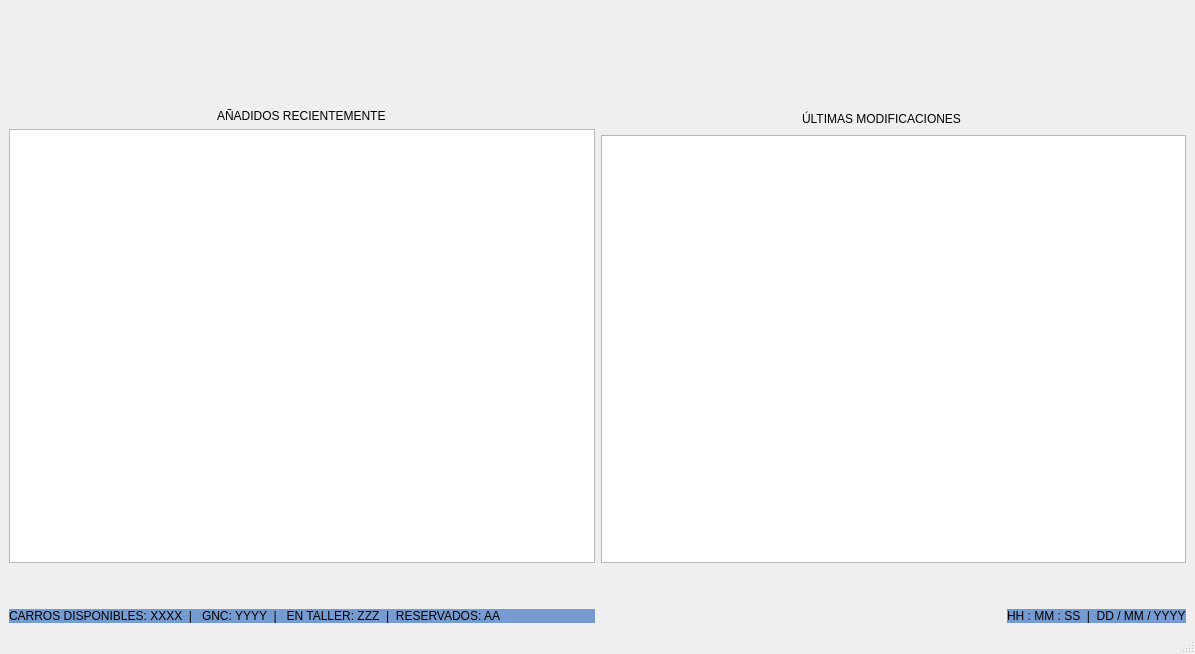
<?xml version="1.0" encoding="UTF-8"?>
<ui version="4.0">
 <class>Window</class>
 <widget class="QMainWindow" name="Window">
  <property name="geometry">
   <rect>
    <x>0</x>
    <y>0</y>
    <width>1195</width>
    <height>654</height>
   </rect>
  </property>
  <property name="windowTitle">
   <string>AUTOS LUIS - CONTROL DE INVENTARIO</string>
  </property>
  <widget class="QWidget" name="centralwidget">
   <layout class="QGridLayout" name="gridLayout_4">
    <item row="5" column="0">
     <layout class="QHBoxLayout" name="horizontalLayout_3">
      <item>
       <widget class="QLabel" name="label_3">
        <property name="styleSheet">
         <string notr="true">background-color: rgb(118, 155, 209);
color: rgb(0, 0, 0);</string>
        </property>
        <property name="text">
         <string>CARROS DISPONIBLES: XXXX  |   GNC: YYYY  |   EN TALLER: ZZZ  |  RESERVADOS: AA </string>
        </property>
       </widget>
      </item>
      <item alignment="Qt::AlignmentFlag::AlignRight">
       <widget class="QLabel" name="label_4">
        <property name="styleSheet">
         <string notr="true">background-color: rgb(118, 155, 209);
color: rgb(0, 0, 0);</string>
        </property>
        <property name="text">
         <string>HH : MM : SS  |  DD / MM / YYYY</string>
        </property>
       </widget>
      </item>
     </layout>
    </item>
    <item row="2" column="0">
     <spacer name="verticalSpacer">
      <property name="orientation">
       <enum>Qt::Orientation::Vertical</enum>
      </property>
      <property name="sizeType">
       <enum>QSizePolicy::Policy::Fixed</enum>
      </property>
      <property name="sizeHint" stdset="0">
       <size>
        <width>20</width>
        <height>40</height>
       </size>
      </property>
     </spacer>
    </item>
    <item row="3" column="0">
     <layout class="QHBoxLayout" name="horizontalLayout_2">
      <item>
       <layout class="QVBoxLayout" name="verticalLayout_2">
        <item alignment="Qt::AlignmentFlag::AlignHCenter">
         <widget class="QLabel" name="label">
          <property name="maximumSize">
           <size>
            <width>193</width>
            <height>20</height>
           </size>
          </property>
          <property name="text">
           <string>AÑADIDOS RECIENTEMENTE</string>
          </property>
         </widget>
        </item>
        <item>
         <widget class="QTableView" name="tableView">
          <property name="sizePolicy">
           <sizepolicy hsizetype="Expanding" vsizetype="Expanding">
            <horstretch>0</horstretch>
            <verstretch>0</verstretch>
           </sizepolicy>
          </property>
          <property name="mouseTracking">
           <bool>true</bool>
          </property>
         </widget>
        </item>
       </layout>
      </item>
      <item>
       <layout class="QVBoxLayout" name="verticalLayout">
        <item alignment="Qt::AlignmentFlag::AlignHCenter">
         <widget class="QLabel" name="label_2">
          <property name="minimumSize">
           <size>
            <width>183</width>
            <height>20</height>
           </size>
          </property>
          <property name="text">
           <string>ÚLTIMAS MODIFICACIONES</string>
          </property>
         </widget>
        </item>
        <item>
         <widget class="QTableWidget" name="tableWidget"/>
        </item>
       </layout>
      </item>
     </layout>
    </item>
    <item row="0" column="0">
     <spacer name="verticalSpacer_2">
      <property name="orientation">
       <enum>Qt::Orientation::Vertical</enum>
      </property>
      <property name="sizeType">
       <enum>QSizePolicy::Policy::Fixed</enum>
      </property>
      <property name="sizeHint" stdset="0">
       <size>
        <width>20</width>
        <height>40</height>
       </size>
      </property>
     </spacer>
    </item>
    <item row="4" column="0">
     <spacer name="verticalSpacer_3">
      <property name="orientation">
       <enum>Qt::Orientation::Vertical</enum>
      </property>
      <property name="sizeType">
       <enum>QSizePolicy::Policy::Fixed</enum>
      </property>
      <property name="sizeHint" stdset="0">
       <size>
        <width>20</width>
        <height>40</height>
       </size>
      </property>
     </spacer>
    </item>
    <item row="1" column="0">
     <layout class="QHBoxLayout" name="horizontalLayout">
      <item>
       <spacer name="horizontalSpacer">
        <property name="orientation">
         <enum>Qt::Orientation::Horizontal</enum>
        </property>
        <property name="sizeType">
         <enum>QSizePolicy::Policy::Maximum</enum>
        </property>
        <property name="sizeHint" stdset="0">
         <size>
          <width>15</width>
          <height>20</height>
         </size>
        </property>
       </spacer>
      </item>
     </layout>
    </item>
   </layout>
  </widget>
  <widget class="QMenuBar" name="menubar">
   <property name="geometry">
    <rect>
     <x>0</x>
     <y>0</y>
     <width>1195</width>
     <height>25</height>
    </rect>
   </property>
  </widget>
  <widget class="QStatusBar" name="statusbar"/>
 </widget>
 <resources/>
 <connections/>
</ui>
